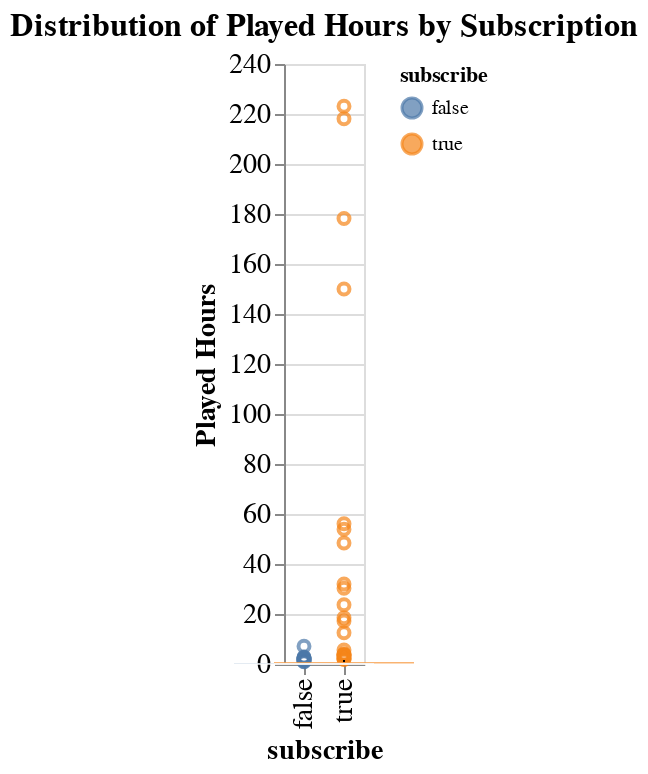

Source (notebook cell):
### Markdown cell above
### Played Hour vs Subscribe

### Code cell
played_hours_plot = alt.Chart(players).mark_boxplot(size=70).encode(
    x=alt.X('subscribe:N').title('subscribe'),
    y=alt.Y('played_hours:Q').title('Played Hours'),
    color='subscribe:N'
).properties(title='Distribution of Played Hours by Subscription'
).configure_axis(labelFontSize=14, titleFontSize=14).configure_title(fontSize=16)
played_hours_plot

### Figure 1 — Vega-Lite specification as saved in the notebook (floating-point values rounded to 4 significant figures; data arrays with more than 128 entries replaced by an {"elided": "..."} marker saying what was removed)
{"config": {"view": {"continuousWidth": 300, "continuousHeight": 300}, "axis": {"labelFontSize": 14, "titleFontSize": 14}, "title": {"fontSize": 16}}, "data": {"name": "data-fdc6456718b4d81338dba942bcd117b2"}, "mark": {"type": "boxplot", "size": 70}, "encoding": {"color": {"field": "subscribe", "type": "nominal"}, "x": {"field": "subscribe", "title": "subscribe", "type": "nominal"}, "y": {"field": "played_hours", "title": "Played Hours", "type": "quantitative"}}, "title": "Distribution of Played Hours by Subscription", "$schema": "https://vega.github.io/schema/vega-lite/v5.20.1.json", "datasets": {"data-fdc6456718b4d81338dba942bcd117b2": {"elided": "196 records"}}}
